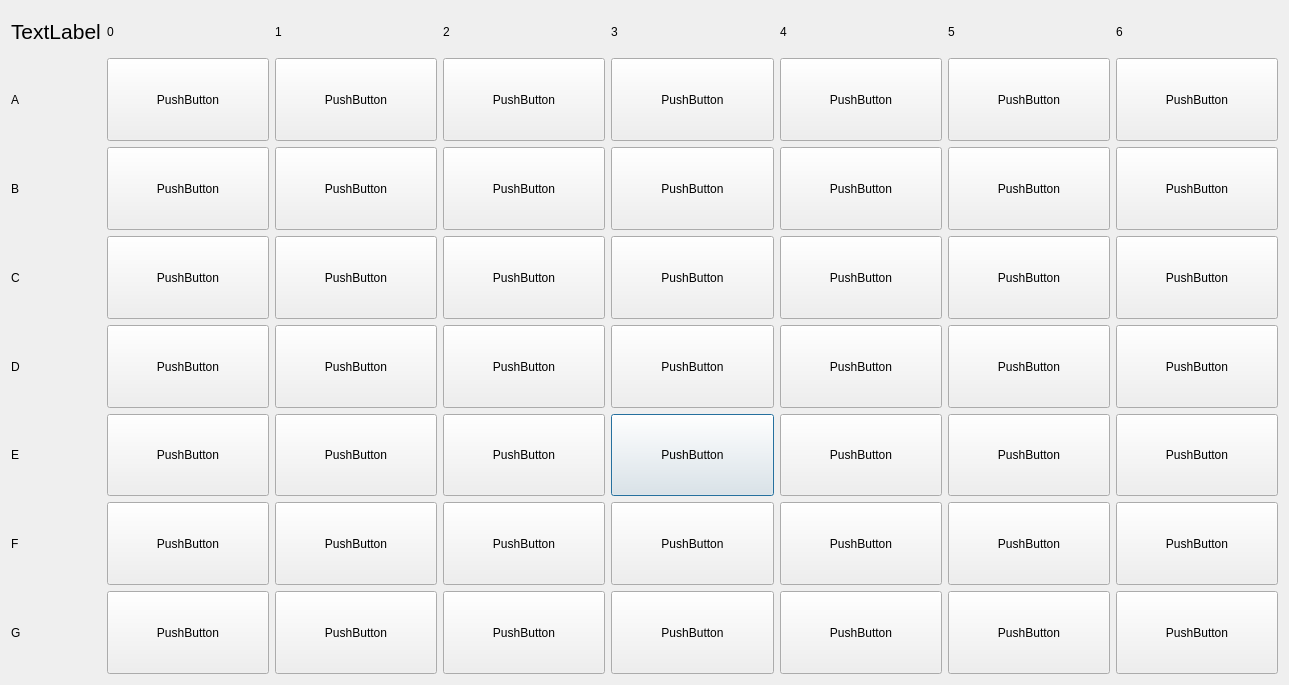
<?xml version="1.0" encoding="UTF-8"?>
<ui version="4.0">
 <class>Dialog</class>
 <widget class="QDialog" name="Dialog">
  <property name="geometry">
   <rect>
    <x>0</x>
    <y>0</y>
    <width>1289</width>
    <height>685</height>
   </rect>
  </property>
  <property name="windowTitle">
   <string>Dialog</string>
  </property>
  <layout class="QGridLayout" name="gridLayout" rowstretch="1,2,2,2,2,2,2,2" columnstretch="1,2,2,2,2,2,2,2">
   <item row="5" column="4">
    <widget class="QPushButton" name="E3">
     <property name="sizePolicy">
      <sizepolicy hsizetype="Minimum" vsizetype="Preferred">
       <horstretch>0</horstretch>
       <verstretch>0</verstretch>
      </sizepolicy>
     </property>
     <property name="text">
      <string>PushButton</string>
     </property>
    </widget>
   </item>
   <item row="2" column="4">
    <widget class="QPushButton" name="B3">
     <property name="sizePolicy">
      <sizepolicy hsizetype="Minimum" vsizetype="Preferred">
       <horstretch>0</horstretch>
       <verstretch>0</verstretch>
      </sizepolicy>
     </property>
     <property name="text">
      <string>PushButton</string>
     </property>
    </widget>
   </item>
   <item row="0" column="2">
    <widget class="QLabel" name="label_9">
     <property name="text">
      <string>1</string>
     </property>
    </widget>
   </item>
   <item row="4" column="3">
    <widget class="QPushButton" name="D2">
     <property name="sizePolicy">
      <sizepolicy hsizetype="Minimum" vsizetype="Preferred">
       <horstretch>0</horstretch>
       <verstretch>0</verstretch>
      </sizepolicy>
     </property>
     <property name="text">
      <string>PushButton</string>
     </property>
    </widget>
   </item>
   <item row="4" column="2">
    <widget class="QPushButton" name="D1">
     <property name="sizePolicy">
      <sizepolicy hsizetype="Minimum" vsizetype="Preferred">
       <horstretch>0</horstretch>
       <verstretch>0</verstretch>
      </sizepolicy>
     </property>
     <property name="text">
      <string>PushButton</string>
     </property>
    </widget>
   </item>
   <item row="1" column="1">
    <widget class="QPushButton" name="A0">
     <property name="sizePolicy">
      <sizepolicy hsizetype="Minimum" vsizetype="Preferred">
       <horstretch>0</horstretch>
       <verstretch>0</verstretch>
      </sizepolicy>
     </property>
     <property name="text">
      <string>PushButton</string>
     </property>
    </widget>
   </item>
   <item row="6" column="7">
    <widget class="QPushButton" name="F6">
     <property name="sizePolicy">
      <sizepolicy hsizetype="Minimum" vsizetype="Preferred">
       <horstretch>0</horstretch>
       <verstretch>0</verstretch>
      </sizepolicy>
     </property>
     <property name="text">
      <string>PushButton</string>
     </property>
    </widget>
   </item>
   <item row="6" column="0">
    <widget class="QLabel" name="label_6">
     <property name="text">
      <string>F</string>
     </property>
    </widget>
   </item>
   <item row="5" column="6">
    <widget class="QPushButton" name="E5">
     <property name="sizePolicy">
      <sizepolicy hsizetype="Minimum" vsizetype="Preferred">
       <horstretch>0</horstretch>
       <verstretch>0</verstretch>
      </sizepolicy>
     </property>
     <property name="text">
      <string>PushButton</string>
     </property>
    </widget>
   </item>
   <item row="0" column="7">
    <widget class="QLabel" name="label_14">
     <property name="text">
      <string>6</string>
     </property>
    </widget>
   </item>
   <item row="6" column="1">
    <widget class="QPushButton" name="F0">
     <property name="sizePolicy">
      <sizepolicy hsizetype="Minimum" vsizetype="Preferred">
       <horstretch>0</horstretch>
       <verstretch>0</verstretch>
      </sizepolicy>
     </property>
     <property name="text">
      <string>PushButton</string>
     </property>
    </widget>
   </item>
   <item row="1" column="2">
    <widget class="QPushButton" name="A1">
     <property name="sizePolicy">
      <sizepolicy hsizetype="Minimum" vsizetype="Preferred">
       <horstretch>0</horstretch>
       <verstretch>0</verstretch>
      </sizepolicy>
     </property>
     <property name="text">
      <string>PushButton</string>
     </property>
    </widget>
   </item>
   <item row="1" column="0">
    <widget class="QLabel" name="label">
     <property name="text">
      <string>A</string>
     </property>
    </widget>
   </item>
   <item row="5" column="2">
    <widget class="QPushButton" name="E1">
     <property name="sizePolicy">
      <sizepolicy hsizetype="Minimum" vsizetype="Preferred">
       <horstretch>0</horstretch>
       <verstretch>0</verstretch>
      </sizepolicy>
     </property>
     <property name="text">
      <string>PushButton</string>
     </property>
    </widget>
   </item>
   <item row="4" column="5">
    <widget class="QPushButton" name="D4">
     <property name="sizePolicy">
      <sizepolicy hsizetype="Minimum" vsizetype="Preferred">
       <horstretch>0</horstretch>
       <verstretch>0</verstretch>
      </sizepolicy>
     </property>
     <property name="text">
      <string>PushButton</string>
     </property>
    </widget>
   </item>
   <item row="6" column="5">
    <widget class="QPushButton" name="F4">
     <property name="sizePolicy">
      <sizepolicy hsizetype="Minimum" vsizetype="Preferred">
       <horstretch>0</horstretch>
       <verstretch>0</verstretch>
      </sizepolicy>
     </property>
     <property name="text">
      <string>PushButton</string>
     </property>
    </widget>
   </item>
   <item row="3" column="7">
    <widget class="QPushButton" name="C6">
     <property name="sizePolicy">
      <sizepolicy hsizetype="Minimum" vsizetype="Preferred">
       <horstretch>0</horstretch>
       <verstretch>0</verstretch>
      </sizepolicy>
     </property>
     <property name="text">
      <string>PushButton</string>
     </property>
    </widget>
   </item>
   <item row="7" column="3">
    <widget class="QPushButton" name="G2">
     <property name="sizePolicy">
      <sizepolicy hsizetype="Minimum" vsizetype="Preferred">
       <horstretch>0</horstretch>
       <verstretch>0</verstretch>
      </sizepolicy>
     </property>
     <property name="text">
      <string>PushButton</string>
     </property>
    </widget>
   </item>
   <item row="5" column="1">
    <widget class="QPushButton" name="E0">
     <property name="sizePolicy">
      <sizepolicy hsizetype="Minimum" vsizetype="Preferred">
       <horstretch>0</horstretch>
       <verstretch>0</verstretch>
      </sizepolicy>
     </property>
     <property name="text">
      <string>PushButton</string>
     </property>
    </widget>
   </item>
   <item row="3" column="1">
    <widget class="QPushButton" name="C0">
     <property name="sizePolicy">
      <sizepolicy hsizetype="Minimum" vsizetype="Preferred">
       <horstretch>0</horstretch>
       <verstretch>0</verstretch>
      </sizepolicy>
     </property>
     <property name="text">
      <string>PushButton</string>
     </property>
    </widget>
   </item>
   <item row="3" column="6">
    <widget class="QPushButton" name="C5">
     <property name="sizePolicy">
      <sizepolicy hsizetype="Minimum" vsizetype="Preferred">
       <horstretch>0</horstretch>
       <verstretch>0</verstretch>
      </sizepolicy>
     </property>
     <property name="text">
      <string>PushButton</string>
     </property>
    </widget>
   </item>
   <item row="0" column="3">
    <widget class="QLabel" name="label_10">
     <property name="text">
      <string>2</string>
     </property>
    </widget>
   </item>
   <item row="1" column="6">
    <widget class="QPushButton" name="A5">
     <property name="sizePolicy">
      <sizepolicy hsizetype="Minimum" vsizetype="Preferred">
       <horstretch>0</horstretch>
       <verstretch>0</verstretch>
      </sizepolicy>
     </property>
     <property name="text">
      <string>PushButton</string>
     </property>
    </widget>
   </item>
   <item row="0" column="6">
    <widget class="QLabel" name="label_13">
     <property name="text">
      <string>5</string>
     </property>
    </widget>
   </item>
   <item row="5" column="0">
    <widget class="QLabel" name="label_5">
     <property name="text">
      <string>E</string>
     </property>
    </widget>
   </item>
   <item row="0" column="5">
    <widget class="QLabel" name="label_12">
     <property name="text">
      <string>4</string>
     </property>
    </widget>
   </item>
   <item row="7" column="1">
    <widget class="QPushButton" name="G0">
     <property name="sizePolicy">
      <sizepolicy hsizetype="Minimum" vsizetype="Preferred">
       <horstretch>0</horstretch>
       <verstretch>0</verstretch>
      </sizepolicy>
     </property>
     <property name="text">
      <string>PushButton</string>
     </property>
    </widget>
   </item>
   <item row="5" column="3">
    <widget class="QPushButton" name="E2">
     <property name="sizePolicy">
      <sizepolicy hsizetype="Minimum" vsizetype="Preferred">
       <horstretch>0</horstretch>
       <verstretch>0</verstretch>
      </sizepolicy>
     </property>
     <property name="text">
      <string>PushButton</string>
     </property>
    </widget>
   </item>
   <item row="3" column="0">
    <widget class="QLabel" name="label_3">
     <property name="text">
      <string>C</string>
     </property>
    </widget>
   </item>
   <item row="5" column="7">
    <widget class="QPushButton" name="E6">
     <property name="sizePolicy">
      <sizepolicy hsizetype="Minimum" vsizetype="Preferred">
       <horstretch>0</horstretch>
       <verstretch>0</verstretch>
      </sizepolicy>
     </property>
     <property name="text">
      <string>PushButton</string>
     </property>
    </widget>
   </item>
   <item row="3" column="4">
    <widget class="QPushButton" name="C3">
     <property name="sizePolicy">
      <sizepolicy hsizetype="Minimum" vsizetype="Preferred">
       <horstretch>0</horstretch>
       <verstretch>0</verstretch>
      </sizepolicy>
     </property>
     <property name="text">
      <string>PushButton</string>
     </property>
    </widget>
   </item>
   <item row="2" column="5">
    <widget class="QPushButton" name="B4">
     <property name="sizePolicy">
      <sizepolicy hsizetype="Minimum" vsizetype="Preferred">
       <horstretch>0</horstretch>
       <verstretch>0</verstretch>
      </sizepolicy>
     </property>
     <property name="text">
      <string>PushButton</string>
     </property>
    </widget>
   </item>
   <item row="4" column="4">
    <widget class="QPushButton" name="D3">
     <property name="sizePolicy">
      <sizepolicy hsizetype="Minimum" vsizetype="Preferred">
       <horstretch>0</horstretch>
       <verstretch>0</verstretch>
      </sizepolicy>
     </property>
     <property name="text">
      <string>PushButton</string>
     </property>
    </widget>
   </item>
   <item row="3" column="2">
    <widget class="QPushButton" name="C1">
     <property name="sizePolicy">
      <sizepolicy hsizetype="Minimum" vsizetype="Preferred">
       <horstretch>0</horstretch>
       <verstretch>0</verstretch>
      </sizepolicy>
     </property>
     <property name="text">
      <string>PushButton</string>
     </property>
    </widget>
   </item>
   <item row="1" column="3">
    <widget class="QPushButton" name="A2">
     <property name="sizePolicy">
      <sizepolicy hsizetype="Minimum" vsizetype="Preferred">
       <horstretch>0</horstretch>
       <verstretch>0</verstretch>
      </sizepolicy>
     </property>
     <property name="text">
      <string>PushButton</string>
     </property>
    </widget>
   </item>
   <item row="4" column="0">
    <widget class="QLabel" name="label_4">
     <property name="text">
      <string>D</string>
     </property>
    </widget>
   </item>
   <item row="7" column="6">
    <widget class="QPushButton" name="G5">
     <property name="sizePolicy">
      <sizepolicy hsizetype="Minimum" vsizetype="Preferred">
       <horstretch>0</horstretch>
       <verstretch>0</verstretch>
      </sizepolicy>
     </property>
     <property name="text">
      <string>PushButton</string>
     </property>
    </widget>
   </item>
   <item row="2" column="3">
    <widget class="QPushButton" name="B2">
     <property name="sizePolicy">
      <sizepolicy hsizetype="Minimum" vsizetype="Preferred">
       <horstretch>0</horstretch>
       <verstretch>0</verstretch>
      </sizepolicy>
     </property>
     <property name="text">
      <string>PushButton</string>
     </property>
    </widget>
   </item>
   <item row="3" column="5">
    <widget class="QPushButton" name="C4">
     <property name="sizePolicy">
      <sizepolicy hsizetype="Minimum" vsizetype="Preferred">
       <horstretch>0</horstretch>
       <verstretch>0</verstretch>
      </sizepolicy>
     </property>
     <property name="text">
      <string>PushButton</string>
     </property>
    </widget>
   </item>
   <item row="4" column="1">
    <widget class="QPushButton" name="D0">
     <property name="sizePolicy">
      <sizepolicy hsizetype="Minimum" vsizetype="Preferred">
       <horstretch>0</horstretch>
       <verstretch>0</verstretch>
      </sizepolicy>
     </property>
     <property name="text">
      <string>PushButton</string>
     </property>
    </widget>
   </item>
   <item row="0" column="1">
    <widget class="QLabel" name="label_8">
     <property name="text">
      <string>0</string>
     </property>
    </widget>
   </item>
   <item row="4" column="7">
    <widget class="QPushButton" name="D6">
     <property name="sizePolicy">
      <sizepolicy hsizetype="Minimum" vsizetype="Preferred">
       <horstretch>0</horstretch>
       <verstretch>0</verstretch>
      </sizepolicy>
     </property>
     <property name="text">
      <string>PushButton</string>
     </property>
    </widget>
   </item>
   <item row="2" column="6">
    <widget class="QPushButton" name="B5">
     <property name="sizePolicy">
      <sizepolicy hsizetype="Minimum" vsizetype="Preferred">
       <horstretch>0</horstretch>
       <verstretch>0</verstretch>
      </sizepolicy>
     </property>
     <property name="text">
      <string>PushButton</string>
     </property>
    </widget>
   </item>
   <item row="1" column="4">
    <widget class="QPushButton" name="A3">
     <property name="sizePolicy">
      <sizepolicy hsizetype="Minimum" vsizetype="Preferred">
       <horstretch>0</horstretch>
       <verstretch>0</verstretch>
      </sizepolicy>
     </property>
     <property name="text">
      <string>PushButton</string>
     </property>
    </widget>
   </item>
   <item row="7" column="7">
    <widget class="QPushButton" name="G6">
     <property name="sizePolicy">
      <sizepolicy hsizetype="Minimum" vsizetype="Preferred">
       <horstretch>0</horstretch>
       <verstretch>0</verstretch>
      </sizepolicy>
     </property>
     <property name="text">
      <string>PushButton</string>
     </property>
    </widget>
   </item>
   <item row="1" column="7">
    <widget class="QPushButton" name="A6">
     <property name="sizePolicy">
      <sizepolicy hsizetype="Minimum" vsizetype="Preferred">
       <horstretch>0</horstretch>
       <verstretch>0</verstretch>
      </sizepolicy>
     </property>
     <property name="text">
      <string>PushButton</string>
     </property>
    </widget>
   </item>
   <item row="6" column="2">
    <widget class="QPushButton" name="F1">
     <property name="sizePolicy">
      <sizepolicy hsizetype="Minimum" vsizetype="Preferred">
       <horstretch>0</horstretch>
       <verstretch>0</verstretch>
      </sizepolicy>
     </property>
     <property name="text">
      <string>PushButton</string>
     </property>
    </widget>
   </item>
   <item row="2" column="7">
    <widget class="QPushButton" name="B6">
     <property name="sizePolicy">
      <sizepolicy hsizetype="Minimum" vsizetype="Preferred">
       <horstretch>0</horstretch>
       <verstretch>0</verstretch>
      </sizepolicy>
     </property>
     <property name="text">
      <string>PushButton</string>
     </property>
    </widget>
   </item>
   <item row="2" column="2">
    <widget class="QPushButton" name="B1">
     <property name="sizePolicy">
      <sizepolicy hsizetype="Minimum" vsizetype="Preferred">
       <horstretch>0</horstretch>
       <verstretch>0</verstretch>
      </sizepolicy>
     </property>
     <property name="text">
      <string>PushButton</string>
     </property>
    </widget>
   </item>
   <item row="0" column="4">
    <widget class="QLabel" name="label_11">
     <property name="text">
      <string>3</string>
     </property>
    </widget>
   </item>
   <item row="6" column="6">
    <widget class="QPushButton" name="F5">
     <property name="sizePolicy">
      <sizepolicy hsizetype="Minimum" vsizetype="Preferred">
       <horstretch>0</horstretch>
       <verstretch>0</verstretch>
      </sizepolicy>
     </property>
     <property name="text">
      <string>PushButton</string>
     </property>
    </widget>
   </item>
   <item row="3" column="3">
    <widget class="QPushButton" name="C2">
     <property name="sizePolicy">
      <sizepolicy hsizetype="Minimum" vsizetype="Preferred">
       <horstretch>0</horstretch>
       <verstretch>0</verstretch>
      </sizepolicy>
     </property>
     <property name="text">
      <string>PushButton</string>
     </property>
    </widget>
   </item>
   <item row="6" column="3">
    <widget class="QPushButton" name="F2">
     <property name="sizePolicy">
      <sizepolicy hsizetype="Minimum" vsizetype="Preferred">
       <horstretch>0</horstretch>
       <verstretch>0</verstretch>
      </sizepolicy>
     </property>
     <property name="text">
      <string>PushButton</string>
     </property>
    </widget>
   </item>
   <item row="1" column="5">
    <widget class="QPushButton" name="A4">
     <property name="sizePolicy">
      <sizepolicy hsizetype="Minimum" vsizetype="Preferred">
       <horstretch>0</horstretch>
       <verstretch>0</verstretch>
      </sizepolicy>
     </property>
     <property name="text">
      <string>PushButton</string>
     </property>
    </widget>
   </item>
   <item row="4" column="6">
    <widget class="QPushButton" name="D5">
     <property name="sizePolicy">
      <sizepolicy hsizetype="Minimum" vsizetype="Preferred">
       <horstretch>0</horstretch>
       <verstretch>0</verstretch>
      </sizepolicy>
     </property>
     <property name="text">
      <string>PushButton</string>
     </property>
    </widget>
   </item>
   <item row="7" column="2">
    <widget class="QPushButton" name="G1">
     <property name="sizePolicy">
      <sizepolicy hsizetype="Minimum" vsizetype="Preferred">
       <horstretch>0</horstretch>
       <verstretch>0</verstretch>
      </sizepolicy>
     </property>
     <property name="text">
      <string>PushButton</string>
     </property>
    </widget>
   </item>
   <item row="7" column="5">
    <widget class="QPushButton" name="G4">
     <property name="sizePolicy">
      <sizepolicy hsizetype="Minimum" vsizetype="Preferred">
       <horstretch>0</horstretch>
       <verstretch>0</verstretch>
      </sizepolicy>
     </property>
     <property name="text">
      <string>PushButton</string>
     </property>
    </widget>
   </item>
   <item row="2" column="0">
    <widget class="QLabel" name="label_2">
     <property name="text">
      <string>B</string>
     </property>
    </widget>
   </item>
   <item row="6" column="4">
    <widget class="QPushButton" name="F3">
     <property name="sizePolicy">
      <sizepolicy hsizetype="Minimum" vsizetype="Preferred">
       <horstretch>0</horstretch>
       <verstretch>0</verstretch>
      </sizepolicy>
     </property>
     <property name="text">
      <string>PushButton</string>
     </property>
    </widget>
   </item>
   <item row="7" column="0">
    <widget class="QLabel" name="label_7">
     <property name="text">
      <string>G</string>
     </property>
    </widget>
   </item>
   <item row="2" column="1">
    <widget class="QPushButton" name="B0">
     <property name="sizePolicy">
      <sizepolicy hsizetype="Minimum" vsizetype="Preferred">
       <horstretch>0</horstretch>
       <verstretch>0</verstretch>
      </sizepolicy>
     </property>
     <property name="text">
      <string>PushButton</string>
     </property>
    </widget>
   </item>
   <item row="7" column="4">
    <widget class="QPushButton" name="G3">
     <property name="sizePolicy">
      <sizepolicy hsizetype="Minimum" vsizetype="Preferred">
       <horstretch>0</horstretch>
       <verstretch>0</verstretch>
      </sizepolicy>
     </property>
     <property name="text">
      <string>PushButton</string>
     </property>
    </widget>
   </item>
   <item row="5" column="5">
    <widget class="QPushButton" name="E4">
     <property name="sizePolicy">
      <sizepolicy hsizetype="Minimum" vsizetype="Preferred">
       <horstretch>0</horstretch>
       <verstretch>0</verstretch>
      </sizepolicy>
     </property>
     <property name="text">
      <string>PushButton</string>
     </property>
    </widget>
   </item>
   <item row="0" column="0">
    <widget class="QLabel" name="display_text">
     <property name="text">
      <string>&lt;html&gt;&lt;head/&gt;&lt;body&gt;&lt;p&gt;&lt;span style=&quot; font-size:16pt;&quot;&gt;TextLabel&lt;/span&gt;&lt;/p&gt;&lt;/body&gt;&lt;/html&gt;</string>
     </property>
    </widget>
   </item>
  </layout>
 </widget>
 <resources/>
 <connections/>
</ui>
